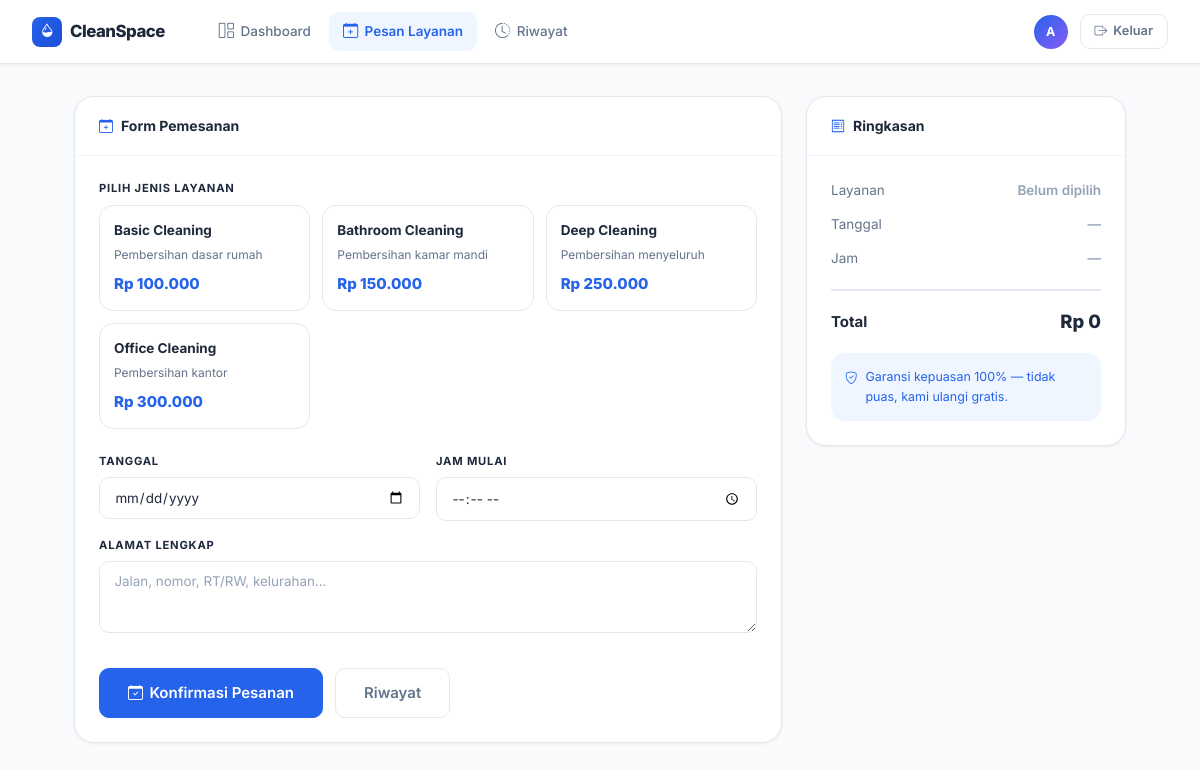
The app's page /user/booking/create.php (signed in) with its own data.
### tables this page shows
CREATE TABLE services (
    id           INTEGER PRIMARY KEY AUTOINCREMENT,
    nama_layanan TEXT NOT NULL,
    harga        TEXT,
    deskripsi    TEXT
);

### user/booking/create.php (the view, shortened to what this page needs)
<?php
include '../layout/header.php';
$services = $db->query("SELECT * FROM services ORDER BY harga ASC");
$svcList  = [];
while ($s = $services->fetchArray(SQLITE3_ASSOC)) $svcList[$s['id']] = $s;
?>
<div style="display:grid;grid-template-columns:1fr 320px;gap:1.5rem;align-items:start;">
  <div class="u-card">
    <div class="u-card-header">
      <div class="u-card-title"><i class="bi bi-calendar-plus"></i> Form Pemesanan</div>
    </div>
    <div class="u-card-body">
      <form method="POST" id="bookForm">
        <div style="margin-bottom:1.5rem;">
          <label class="u-form-label">Pilih Jenis Layanan</label>
          <div style="display:grid;grid-template-columns:repeat(auto-fit,minmax(160px,1fr));gap:.75rem;">
            <?php foreach ($svcList as $svc):
            ?>
            <label style="cursor:pointer;">
              <div class="svc-opt" data-harga="<?= (int)$svc['harga'] ?>" data-nama="<?= htmlspecialchars($svc['nama_layanan']) ?>"
                   style="border:1.5px solid var(--u-border);border-radius:var(--u-r-lg);padding:.875rem;transition:all var(--u-t);">
                <div style="font-weight:700;font-size:.845rem;color:var(--u-text);"><?= htmlspecialchars($svc['nama_layanan']) ?></div>
                <div style="font-size:.75rem;color:var(--u-muted);margin:.2rem 0 .5rem;"><?= htmlspecialchars($svc['deskripsi']) ?></div>
                <div style="font-weight:800;color:var(--u-primary);">Rp <?= number_format((int)$svc['harga'],0,',','.') ?></div>
              </div>
            </label>
            <?php endforeach; ?>
          </div>
        </div>
        <div style="display:grid;grid-template-columns:1fr 1fr;gap:1rem;margin-bottom:1rem;">
          <div>
            <label class="u-form-label">Tanggal</label>
            <input type="date" name="tanggal" class="u-input" id="iDate" min="<?= date('Y-m-d') ?>"
                   value="<?= htmlspecialchars($_POST['tanggal'] ?? '') ?>" required>
          </div>
          <div>
            <label class="u-form-label">Jam Mulai</label>
            <input type="time" name="jam" class="u-input" id="iTime"
                   value="<?= htmlspecialchars($_POST['jam'] ?? '') ?>" required>
          </div>
        </div>
        <div style="margin-bottom:1.75rem;">
          <label class="u-form-label">Alamat Lengkap</label>
          <textarea name="alamat" class="u-input" rows="3" id="iAddr" style="padding:.675rem .9rem;resize:vertical;"
                    placeholder="Jalan, nomor, RT/RW, kelurahan..."
                    required><?= htmlspecialchars($_POST['alamat'] ?? '') ?></textarea>
        </div>
        <div style="display:flex;gap:.75rem;">
          <button type="submit" name="booking" class="u-btn u-btn-primary u-btn-lg">
            <i class="bi bi-calendar-check"></i> Konfirmasi Pesanan
          </button>
          <a href="riwayat.php" class="u-btn u-btn-outline u-btn-lg">Riwayat</a>
        </div>
      </form>
    </div>
  </div>
  <div class="u-card" style="position:sticky;top:80px;">
    <div class="u-card-header"><div class="u-card-title"><i class="bi bi-receipt"></i> Ringkasan</div></div>
    <div class="u-card-body">
      <div style="display:flex;flex-direction:column;gap:.75rem;margin-bottom:1.25rem;font-size:.845rem;">
        <div style="display:flex;justify-content:space-between;"><span style="color:var(--u-muted);">Layanan</span><span id="sLayanan" style="font-weight:600;color:var(--u-light);">Belum dipilih</span></div>
        <div style="display:flex;justify-content:space-between;"><span style="color:var(--u-muted);">Tanggal</span><span id="sTanggal" style="font-weight:600;color:var(--u-light);">—</span></div>
        <div style="display:flex;justify-content:space-between;"><span style="color:var(--u-muted);">Jam</span><span id="sJam" style="font-weight:600;color:var(--u-light);">—</span></div>
      </div>
      <div style="border-top:2px solid var(--u-border);padding-top:1rem;display:flex;justify-content:space-between;align-items:center;">
        <span style="font-weight:700;">Total</span>
        <span id="sHarga" style="font-size:1.15rem;font-weight:800;color:var(--u-primary);">Rp 0</span>
      </div>
      <div style="margin-top:1rem;padding:.875rem;background:var(--u-primary-50);border-radius:var(--u-r-lg);font-size:.78rem;color:var(--u-primary);display:flex;gap:.5rem;">
        <i class="bi bi-shield-check" style="flex-shrink:0;margin-top:.1rem;"></i>
        <span>Garansi kepuasan 100% — tidak puas, kami ulangi gratis.</span>
      </div>
    </div>
  </div>
</div>
<?php include '../layout/footer.php'; ?>

### assets/css/user.css (style rules this page uses)
:root { --u-primary: #2563eb; --u-primary-dark: #1d4ed8; --u-primary-50: #eff6ff; --u-primary-100: #dbeafe; --u-success: #10b981; --u-warning: #f59e0b; --u-danger: #ef4444; --u-bg: #f8fafc; --u-surface: #ffffff; --u-border: #e2e8f0; --u-border-2: #f1f5f9; --u-text: #1e293b; --u-muted: #64748b; --u-light: #94a3b8; --u-shadow-sm: 0 1px 3px rgba(0,0,0,.06); --u-shadow-md: 0 4px 16px rgba(0,0,0,.08); --u-shadow-lg: 0 12px 32px rgba(0,0,0,.10); --u-r-sm: 6px; --u-r-md: 10px; --u-r-lg: 14px; --u-r-xl: 20px; --u-r-full: 9999px; --u-ease: cubic-bezier(.4,0,.2,1); --u-t: .18s var(--u-ease); --u-nav-height: 64px; }
*, *::before, *::after { box-sizing: border-box; }
html { -webkit-font-smoothing: antialiased; scroll-behavior: smooth; }
body { font-family: 'Inter', system-ui, sans-serif; background: var(--u-bg); color: var(--u-text); margin: 0; font-size: .9375rem; line-height: 1.6; padding-top: var(--u-nav-height); }
a { text-decoration: none; color: inherit; }
.u-card { background: var(--u-surface); border: 1px solid var(--u-border); border-radius: var(--u-r-xl); box-shadow: var(--u-shadow-sm); overflow: hidden; }
.u-card-header { display: flex; align-items: center; justify-content: space-between; gap: 1rem; padding: 1.125rem 1.5rem; border-bottom: 1px solid var(--u-border-2); }
.u-card-title { font-size: .875rem; font-weight: 700; color: var(--u-text); display: flex; align-items: center; gap: .5rem; }
.u-card-title i { color: var(--u-primary); }
.u-card-body { padding: 1.5rem; }
.u-btn { display: inline-flex; align-items: center; gap: .4rem; font-family: 'Inter', sans-serif; font-size: .8125rem; font-weight: 600; padding: .575rem 1.25rem; border-radius: var(--u-r-md); border: 1.5px solid transparent; cursor: pointer; transition: all var(--u-t); white-space: nowrap; }
.u-btn-primary { background: var(--u-primary); border-color: var(--u-primary); color: #fff; }
.u-btn-outline { background: transparent; border-color: var(--u-border); color: var(--u-muted); }
.u-btn-lg { padding: .75rem 1.75rem; font-size: .9375rem; }
.u-form-label { display: block; font-size: .7rem; font-weight: 700; text-transform: uppercase; letter-spacing: .07em; color: var(--u-text); margin-bottom: .4rem; }
.u-input { width: 100%; padding: .675rem .9rem; border: 1.5px solid var(--u-border); border-radius: var(--u-r-md); font-family: 'Inter', sans-serif; font-size: .8375rem; color: var(--u-text); background: var(--u-surface); transition: all var(--u-t); outline: none; }
.u-input::placeholder { color: var(--u-light); }

### records on screen
services: nama_layanan "Basic Cleaning", deskripsi "Pembersihan dasar rumah", harga "100.000"
services: nama_layanan "Bathroom Cleaning", deskripsi "Pembersihan kamar mandi", harga "150.000"
services: nama_layanan "Deep Cleaning", deskripsi "Pembersihan menyeluruh", harga "250.000"
services: nama_layanan "Office Cleaning", deskripsi "Pembersihan kantor", harga "300.000"

### other values on screen
$userInitial "A"
